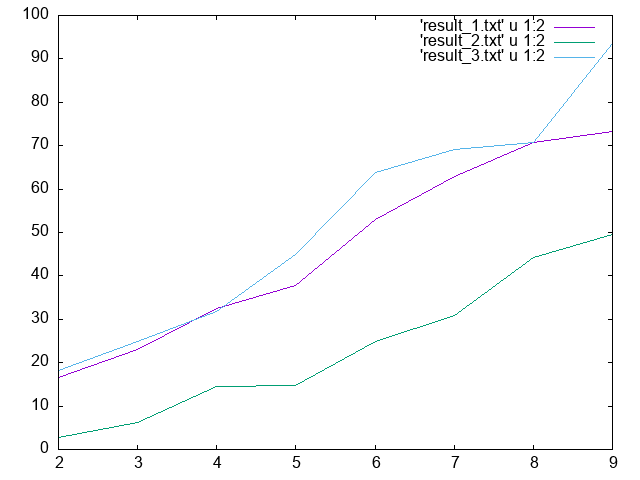

Here is the gnuplot script that generated this plot:
set term png
set output "result.png"
plot 'result_1.txt' u 1:2 w lines, 'result_2.txt' u 1:2 w lines, 'result_3.txt' u 1:2 w lines, 
